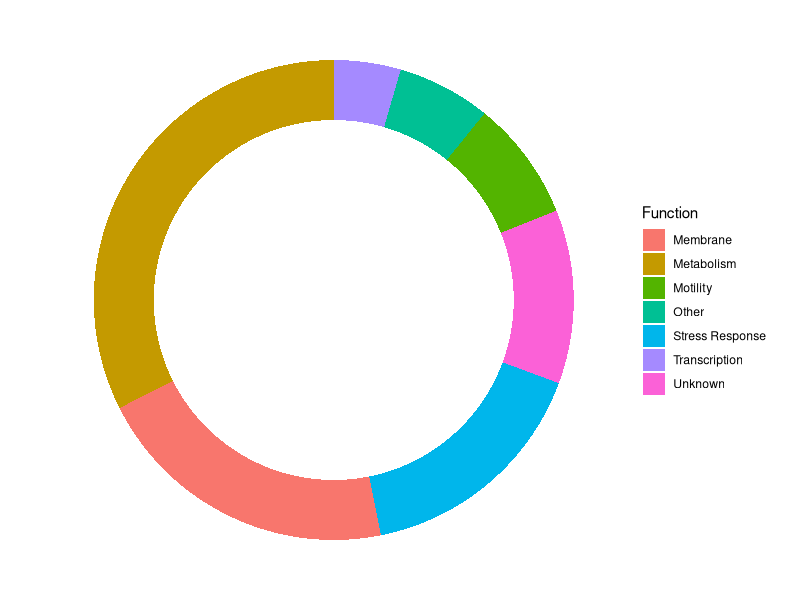

The R script that drew this image:
library(RColorBrewer)
library(tidyverse)

# load GGplot2
library(ggplot2)
library(svglite)
# Add data.
dat = data.frame(count=c(7, 23, 36, 9, 18, 5, 13), 
                 Function=c("Other", 
                            "Membrane", 
                            "Metabolism", 
                            "Motility", 
                            "Stress Response",
                            "Transcription", 
                            "Unknown"))

# Add addition columns, needed for drawing with geom_rect.
dat$fraction = dat$count / sum(dat$count)
dat = dat[order(dat$fraction), ]
dat$ymax = cumsum(dat$fraction)
dat$ymin = c(0, head(dat$ymax, n=-1))

# Make the plot
p0 = ggplot(dat, aes(fill=Function, ymax=ymax, ymin=ymin, xmax=4, xmin=3)) +
  geom_rect() +
  coord_polar(theta="y") +
  xlim(c(0, 4)) +
  theme(panel.grid=element_blank()) +
  theme(axis.text=element_blank()) +
  theme(axis.ticks=element_blank()) +
  theme_void() 

p0
